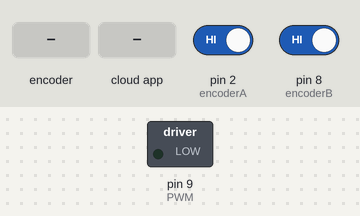
This sketch was run on a simulated Arduino Uno, built with avr-gcc and run on an emulated ATmega328P. On the bench: switched loads named in the sketch (green lamp = pin HIGH). The test bench sets the inputs (shaded band); at power-on: pin 2 (encoderA) HIGH, pin 8 (encoderB) HIGH. The ROS host is connected and sends only what is stated.

Above: at 1.2 s.
1.3 s: rotary encoder on pin 2 (encoderA) / pin 8 (encoderB) turned 1 step (first pin leading)
3.0 s: the phone or cloud app sets hope_speed_1 to -100
At 4.3 s:
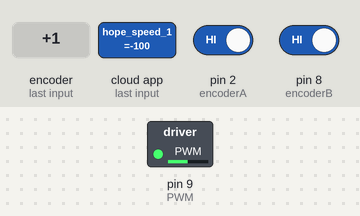
Timing chart, 0 to 6.0 s (numbered marks = the images above; inputs shaded):
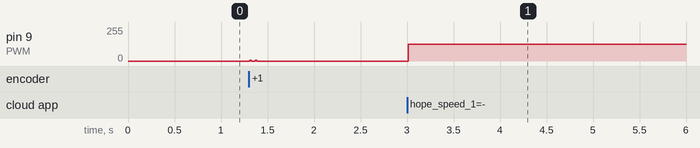

Measured:
- after the input at 3.0 s, pin 9 (PWM): 0/255 → 125/255 at once

The sketch:

PID_ros_Motor1.ino
```cpp
//File "PID_ros_Motor1"Created by Zhenghang Zhong
//email: 729170049@qq.com
//This is an Arduino file used in ROS system
//Cntrol of motor1, with encoder, PID and Kalman filter used

#include "PID_v1.h"
#include <ros.h>   //ros library
#include <geometry_msgs/Twist.h>  //message type, geometry
#include <std_msgs/Float64.h>     //ros standard float type
#include <Arduino.h>

#define Interrupt1 0   		//Interruption pin 0, in Arduino Uno it's pin 2

#define pi 3.1415926f

ros::NodeHandle nh;  		//Define ros node handler
geometry_msgs::Twist odom_msg;  //Initialize odometry message

int DIRA = 6;    		 //M1 Direction Control positive
int DIRB = 7;  			//M1 Direction Control positive
int PWM = 9;			//PWM control pin
int encoderA = 2;		//encoder light sensor A pin
int encoderB = 8;		//encoder light sensor B pin

int stateB = 0;      		//store light sensor B's reading at present
float Speed;  			//store Speed value
double duration;		//the number of the pulses of Moter1 in a short time
byte encoderALast;
boolean Direction;		//the rotation Direction1, False means Positive

double sampleTime = 10;		//The time interval of detecting speed as well as refresh PID and KF parameters

unsigned long beginTime;	//For time counting
unsigned long endTime;

//PID variables
double Kp=29.8,Ki=83.12, Kd=1.286; 	//Adjust the PID to fit the motor
double Setpoint,Input,Output;		//required speed
double set = 0;  			// fixed setPoint, will be changed by receiving data

PID myPID(&Input,&Output,&Setpoint,Kp,Ki,Kd,DIRECT);	//Initialize the PID controller

//KBlman filter added
// Initialization of KBlman Variables
float R = 6e-3, Q = 1e-4; 	 //Q = process noise covariance, R = measurement noise covariance
double Xpe0 = 0.0;  		// Xpe0 = prior estimation of signal X at time t=0 (current state)
double Xe1 = 0.0;  		//Xe1 = estimation of X at time t=1 (previous state)
double Ppe0 = 0.0;  		//Ppe0 = prior estimation of "error covariance" at t=0,
double P1 = 1, P0 = 0; 		//P1 = error covariance at t=1, P0 = error covariance at t=0
double  K = 0.0, Xe0 = 0.0, Z = 0.0; //K = KBlman gain, Xe0 = estimation of signal at t=0, Z = measured signal at t=0

//To obtian the desired speed info from messages
void desiredSpeed( const std_msgs::Float64& cmd_msg){
 set = cmd_msg.data;
}

std_msgs::Float64 realSpeed;    //actual speed value
ros::Subscriber<std_msgs::Float64> sub("hope_speed_1", &desiredSpeed );  //Initialize a ros subscriber which would subscribe message of desired speed of motor1
ros::Publisher statePub("real_speed_1", &realSpeed); 			//Initialize a ros state publisher which would publish message of actual speed of motor1


void setup(){
  EncoderInit();		//Initialize encoder
  digitalWrite(encoderA,INPUT);	//Set the working mode of encoder A as input
  digitalWrite(encoderB,INPUT);
  digitalWrite(DIRA,OUTPUT); 	//Set the working mode of motor direction controller A as output
  digitalWrite(DIRB,OUTPUT);
  digitalWrite(PWM,OUTPUT);

  digitalWrite(PWM,LOW);
  myPID.SetMode(AUTOMATIC);  //Set the PID mode as automatic updating
  myPID.SetOutputLimits(-125,125);	//limiting the PWM outputs withim (-125,125), as large speed would make Arduino collapse, stated in report
  myPID.SetSampleTime(sampleTime);	//set PID's sampling time, or parameter refresh period
  myPID.SetTunings(Kp,Ki,Kd);		//Tuning of PID parameters

  beginTime = millis();			//return present time in millisecoond

  nh.initNode();			// Initialize ros node handler
  nh.subscribe(sub);			//regist subscriber
  nh.advertise(statePub);		//regist publisher
}

void loop(){
  //Movement(testSpeed); //test motor motion

  PIDMovement (set);  //feed required speed value to PID
  endTime = millis();
  if(endTime - beginTime >=sampleTime)
  {
    Speed= float( duration/53735*5.8*pi*1000/(endTime - beginTime));           // every rotation circle around 53735 pulses generated, wheel diameter is 5.8cm, all units are in cm/s
    beginTime = endTime;

	//Kalman Filter parameters refreshment
    Z = Speed;
    //Serial.print(duration2, 5);Serial.print("\t"); //for testing, plot output
    Xpe0 = Xe1; //Assumption or prediction 1
    Ppe0 = P1 + Q; //Assumption or prediction 2
    K = Ppe0/(Ppe0 + R); // Measurement update or correction of "KBlman gain"
    Xe0 = Xpe0 + K * (Z - Xpe0); // Measurement update or correction of "estimated signal"
    P0 = (1 - K) * Ppe0; // Measurement update or correction of "error covariance"
    //Serial.println(Xe0 , 5);
    Xe1 = Xe0; //Update: current t=0 becomes t=1 in the next step
    P1 = P0; //Update: current t=0 becomes t=1 in the next step
    Input = Xe0; //represh Input value to PID from KF output

    realSpeed.data = Xe0;  // feed to publishser
    if(abs(realSpeed.data) < 0.01)  //prevent noise
    {
      realSpeed.data=0;
    }
    statePub.publish( &realSpeed ); //publishing

    duration = 0; 	//reset
    nh.spinOnce(); 	//node handler working once
  }
}


void Movement(int a)
{
  if (a>0)
  {
    analogWrite (PWM,a);      //PWM Speed Control
    digitalWrite(DIRA,HIGH);
    digitalWrite(DIRB,LOW);
  }
  else if(a<0)
  {
    analogWrite (PWM,-a);      //PWM Speed Control
    digitalWrite(DIRA,LOW);
    digitalWrite(DIRB,HIGH);
  }
  else if (a==0)    //stop
  {
    digitalWrite(DIRA,LOW);
    digitalWrite(DIRB,LOW);
    analogWrite(PWM,0);
  }
}

//PID modules
void PIDMovement(int a)
{
    Setpoint=a;
    Input=Speed;
    myPID.Compute();   //compute and execute PID
    Movement (Output);  //Move according to PID output which refresh itself automatically
}

//Encoder modules, it is illustrated in report
void EncoderInit() //Initialize encoder interruption
{
  Direction = true;//default -> Forward
  pinMode(encoderB,INPUT);
  attachInterrupt(Interrupt1, wheelSpeed, CHANGE);
}

void wheelSpeed()  //motor1 speed count
{
  int Lstate = digitalRead(encoderA);
  if((encoderALast == LOW) && Lstate==HIGH)
  {
    int stateB = digitalRead(encoderB);
    if(stateB == LOW && Direction)
    {
      Direction = false;  //when Direction keeps false, duration++
    }
    else if(stateB == HIGH && !Direction)
    {
      Direction = true;
    }
  }
  encoderALast = Lstate;

  if(!Direction)  duration++;
  else  duration--;
}
```
